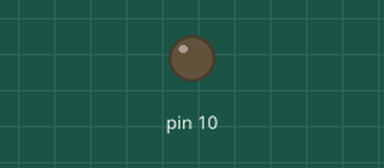
Recording of a sketch running on a simulated Arduino Uno, built with avr-gcc and run on an emulated ATmega328P. Parts: output pins drawn as LEDs (lit = HIGH).

Above: at 0.05 s.
At 1.2 s:
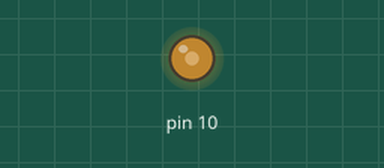
At 2.35 s:
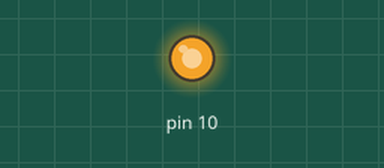
At 4.7 s:
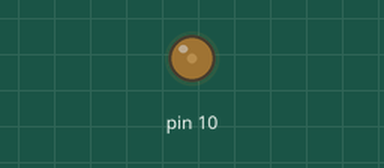
Timing chart, 0 to 6.8 s (numbered marks = the images above):
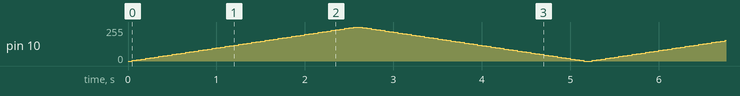

The sketch:

powerful_kieran4.ino
```cpp
int intensidade = 0; // variável global

void setup()
{
  pinMode(10, OUTPUT);
}

void loop()
{
  for (intensidade = 0; intensidade <= 255; intensidade += 5) {
    analogWrite(10, intensidade);
    delay(50);
  }
  for (intensidade = 255; intensidade >= 0; intensidade -= 5) {
    analogWrite(10, intensidade);
    delay(50);
  }
}
```
